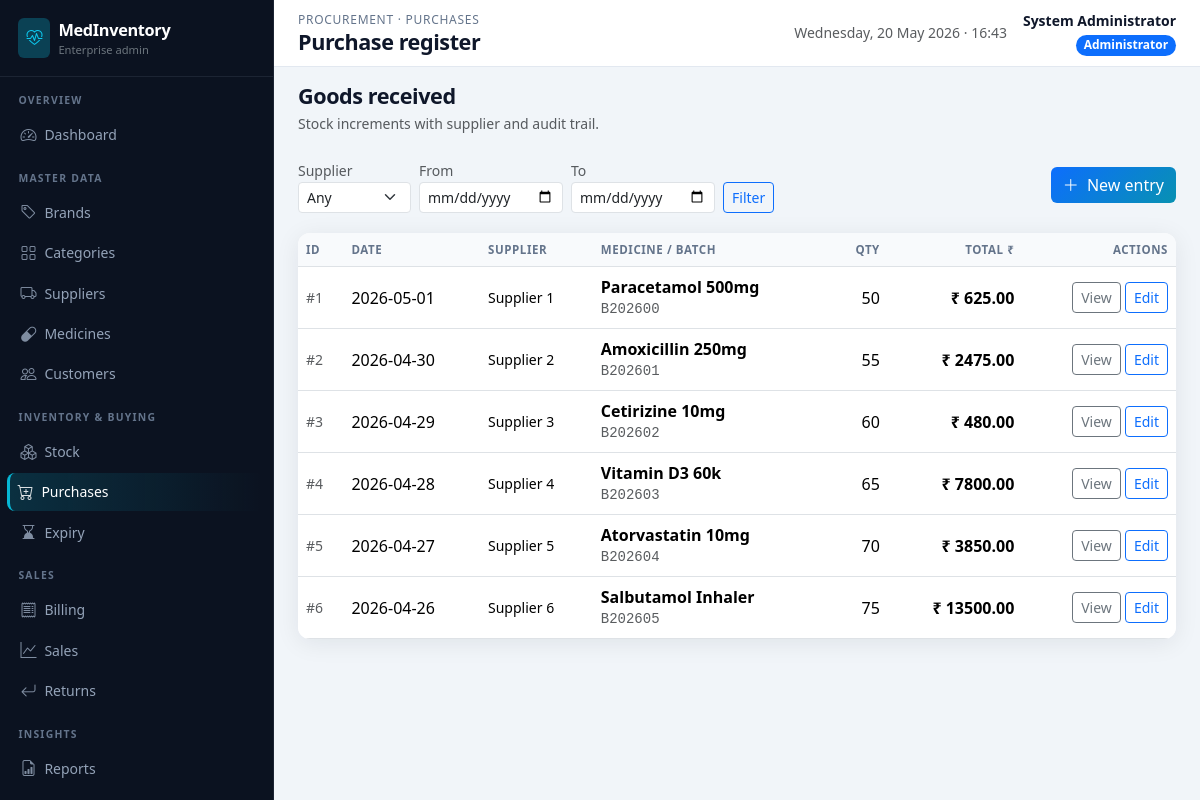
The page /admin/purchases (signed in) on the database its author committed.
### app/models.py (models this page shows, shortened)
class User(UserMixin, db.Model):
    __tablename__ = "users"
    id = db.Column(db.Integer, primary_key=True)
    username = db.Column(db.String(80), unique=True, nullable=False, index=True)
    password_hash = db.Column(db.String(256), nullable=False)
    full_name = db.Column(db.String(120), nullable=False)
    email = db.Column(db.String(120))
    phone = db.Column(db.String(32))
    role = db.Column(db.String(20), nullable=False, default="staff")  # admin | staff
    is_active = db.Column(db.Boolean, default=True)
    created_at = db.Column(db.DateTime, default=datetime.utcnow)
    bills = db.relationship("Bill", backref="staff", lazy="dynamic")
    returns = db.relationship("MedicineReturn", backref="staff", lazy="dynamic")

class Purchase(db.Model):
    __tablename__ = "purchases"
    id = db.Column(db.Integer, primary_key=True)
    supplier_id = db.Column(db.Integer, db.ForeignKey("suppliers.id"), nullable=False)
    medicine_id = db.Column(db.Integer, db.ForeignKey("medicines.id"), nullable=True)
    medicine_name = db.Column(db.String(160))
    batch_number = db.Column(db.String(80))
    quantity = db.Column(db.Integer, nullable=False)
    purchase_price = db.Column(db.Numeric(12, 2), nullable=False)
    purchase_date = db.Column(db.Date, nullable=False, index=True)
    total_amount = db.Column(db.Numeric(14, 2), nullable=False)

class Supplier(db.Model):
    __tablename__ = "suppliers"
    id = db.Column(db.Integer, primary_key=True)
    name = db.Column(db.String(120), nullable=False, index=True)
    contact_number = db.Column(db.String(32))
    email = db.Column(db.String(120))
    address = db.Column(db.Text)
    company_name = db.Column(db.String(160))
    medicines = db.relationship("Medicine", backref="supplier", lazy="dynamic")
    purchases = db.relationship("Purchase", backref="supplier", lazy="dynamic")

### app/admin_routes.py (the view)
@admin_bp.route("/purchases")
@login_required
@admin_required
def purchases():
    supplier_id = request.args.get("supplier_id", type=int)
    date_from = request.args.get("date_from")
    date_to = request.args.get("date_to")
    page = request.args.get("page", 1, type=int) or 1
    query = Purchase.query
    if supplier_id:
        query = query.filter_by(supplier_id=supplier_id)
    if date_from:
        query = query.filter(Purchase.purchase_date >= datetime.strptime(date_from, "%Y-%m-%d").date())
    if date_to:
        query = query.filter(Purchase.purchase_date <= datetime.strptime(date_to, "%Y-%m-%d").date())
    query = query.order_by(Purchase.purchase_date.desc())
    pagination = query.paginate(page=page, per_page=15, error_out=False)
    return render_template(
        "admin/purchases_list.html",
        purchases=pagination.items,
        pagination=pagination,
        suppliers=Supplier.query.order_by(Supplier.name).all(),
        medicines=Medicine.query.order_by(Medicine.name).all(),
        supplier_id=supplier_id,
        date_from=date_from,
        date_to=date_to,
    )

### app/utils.py (called while the page is built)
def admin_required(view):
    @wraps(view)
    def wrapped(*args, **kwargs):
        if not current_user.is_authenticated:
            flash("Please log in to continue.", "warning")
            return redirect(url_for("main.login", next=request.url))
        if current_user.role != "admin":
            flash("You do not have permission to access that page.", "danger")
            return redirect(url_for("staff.dashboard"))
        return view(*args, **kwargs)
    return wrapped

### app/templates/admin/purchases_list.html (shortened to what this page needs)
{% extends "admin/layout.html" %}
{% from "admin/_macros.html" import page_heading, pagination_nav with context %}
{% block breadcrumb %}Procurement · Purchases{% endblock %}
{% block page_title %}Purchase register{% endblock %}
{% block content %}
{{ page_heading("Goods received", "Stock increments with supplier and audit trail.") }}
<div class="page-action-bar">
  <form class="row g-2 align-items-end flex-grow-1" method="get">
    <div class="col-auto"><label class="small text-muted">Supplier</label><select class="form-select form-select-sm" name="supplier_id"><option value="">Any</option></select></div>
    <div class="col-auto"><label class="small text-muted">From</label><input type="date" class="form-control form-control-sm" name="date_from" value="{{ date_from or '' }}"></div>
    <div class="col-auto"><label class="small text-muted">To</label><input type="date" class="form-control form-control-sm" name="date_to" value="{{ date_to or '' }}"></div>
    <div class="col-auto"><button type="submit" class="btn btn-sm btn-outline-primary">Filter</button></div>
  </form>
  <a href="{{ url_for('admin.purchase_new') }}" class="btn btn-brand"><i class="bi bi-plus-lg me-1"></i> New entry</a>
</div>
<div class="card card-soft table-responsive">
  <table class="table table-hover align-middle mb-0">
    <thead><tr><th>ID</th><th>Date</th><th>Supplier</th><th>Medicine / Batch</th><th class="text-end">Qty</th><th class="text-end">Total ₹</th><th class="text-end">Actions</th></tr></thead>
    <tbody>
      {% for p in purchases %}
      <tr>
        <td class="small text-muted">#{{ p.id }}</td>
        <td>{{ p.purchase_date }}</td>
        <td class="small">{{ p.supplier.name }}</td>
        <td><div class="fw-semibold">{{ p.medicine_name }}</div><div class="small text-muted font-monospace">{{ p.batch_number }}</div></td>
        <td class="text-end">{{ p.quantity }}</td>
        <td class="text-end fw-semibold">₹ {{ '%.2f'|format(p.total_amount|float) }}</td>
        <td class="text-end"><a href="{{ url_for('admin.purchase_detail', pid=p.id) }}" class="btn btn-sm btn-outline-secondary">View</a> <a href="{{ url_for('admin.purchase_edit', pid=p.id) }}" class="btn btn-sm btn-outline-primary">Edit</a></td>
      </tr>
      {% else %}
      <tr><td colspan="7"><div class="empty-state">No purchases. <a href="{{ url_for('admin.purchase_new') }}">Create entry</a>.</div></td></tr>
      {% endfor %}
    </tbody>
  </table>
</div>
{% endblock %}

### app/templates/admin/layout.html (shortened to what this page needs)
{% extends "base.html" %}
{% block body %}
<div class="admin-shell d-flex">
  <aside class="sidebar-admin no-print d-none d-lg-block">
    <div class="brand-block">
      <div class="d-flex align-items-center gap-2 text-white">
        <span class="rounded-2 bg-info bg-opacity-25 d-flex p-2"><i class="bi bi-heart-pulse text-info"></i></span>
        <div>
          <div class="product-name fw-bold">MedInventory</div>
          <div class="small text-secondary" style="font-size:0.7rem;">Enterprise admin</div>
        </div>
      </div>
    </div>
    <nav class="nav flex-column pb-4">
      <div class="nav-section-label">Overview</div>
      <a class="nav-link {% if request.endpoint == 'admin.dashboard' %}active{% endif %}" href="{{ url_for('admin.dashboard') }}"><i class="bi bi-speedometer2"></i> Dashboard</a>
      <div class="nav-section-label">Master data</div>
      <a class="nav-link {% if request.endpoint in ['admin.brands','admin.brand_detail','admin.brand_new','admin.brand_edit'] %}active{% endif %}" href="{{ url_for('admin.brands') }}"><i class="bi bi-tag"></i> Brands</a>
      <a class="nav-link " href="{{ url_for('admin.categories') }}"><i class="bi bi-grid"></i> Categories</a>
      <a class="nav-link {% if request.endpoint in ['admin.suppliers','admin.supplier_detail','admin.supplier_new','admin.supplier_edit'] %}active{% endif %}" href="{{ url_for('admin.suppliers') }}"><i class="bi bi-truck"></i> Suppliers</a>
      <a class="nav-link " href="{{ url_for('admin.medicines') }}"><i class="bi bi-capsule"></i> Medicines</a>
      <a class="nav-link " href="{{ url_for('admin.customers') }}"><i class="bi bi-people"></i> Customers</a>
      <div class="nav-section-label">Inventory &amp; buying</div>
      <a class="nav-link {% if 'stock' in (request.endpoint or '') %}active{% endif %}" href="{{ url_for('admin.stock_index') }}"><i class="bi bi-boxes"></i> Stock</a>
      <a class="nav-link {% if request.endpoint in ['admin.purchases','admin.purchase_detail','admin.purchase_new','admin.purchase_edit'] %}active{% endif %}" href="{{ url_for('admin.purchases') }}"><i class="bi bi-cart-plus"></i> Purchases</a>
      <a class="nav-link {% if request.endpoint == 'admin.expiry_index' %}active{% endif %}" href="{{ url_for('admin.expiry_index') }}"><i class="bi bi-hourglass-bottom"></i> Expiry</a>
      <div class="nav-section-label">Sales</div>
      <a class="nav-link {% if 'billing' in (request.endpoint or '') %}active{% endif %}" href="{{ url_for('admin.billing_list') }}"><i class="bi bi-receipt"></i> Billing</a>
      <a class="nav-link {% if request.endpoint in ['admin.sales','admin.sales_medicine_wise','admin.sales_daily','admin.sales_monthly'] %}active{% endif %}" href="{{ url_for('admin.sales') }}"><i class="bi bi-graph-up"></i> Sales</a>
      <a class="nav-link {% if 'returns' in (request.endpoint or '') %}active{% endif %}" href="{{ url_for('admin.returns_list') }}"><i class="bi bi-arrow-return-left"></i> Returns</a>
      <div class="nav-section-label">Insights</div>
      <a class="nav-link" href="{{ url_for('admin.reports', name='stock') }}"><i class="bi bi-file-earmark-bar-graph"></i> Reports</a>
      <a class="nav-link {% if request.endpoint == 'admin.analytics' %}active{% endif %}" href="{{ url_for('admin.analytics') }}"> Analytics</a>
    </nav>
  </aside>
  <div class="main-with-sidebar flex-grow-1">
    <header class="topbar d-flex flex-wrap justify-content-between align-items-center gap-2 no-print">
      <div class="d-flex align-items-center gap-2">
        <div>
          <div class="admin-breadcrumb">{% block breadcrumb %}Administration{% endblock %}</div>
          <h1 class="admin-page-title mb-0">{% block page_title %}Console{% endblock %}</h1>
        </div>
      </div>
      <div class="d-flex align-items-center gap-3 text-end">
        <div class="d-none d-md-block small text-muted">{{ moment or '' }}</div>
        <div>
          <div class="fw-semibold small">{{ current_user.full_name }}</div>
          <span class="badge text-bg-primary rounded-pill">Administrator</span>
        </div>
      </div>
    </header>
    <main class="p-4 pt-3">
      {% block content %}{% endblock %}
    </main>
  </div>
</div>
{% endblock %}

### app/static/css/app.css (style rules this page uses)
:root { --mi-primary: #0d6efd; --mi-sidebar: #0b1220; --mi-sidebar-border: rgba(148, 163, 184, 0.12); --mi-sidebar-hover: #151f32; --mi-accent: #06b6d4; --mi-card-shadow: 0 4px 24px rgba(15, 23, 42, 0.08); --mi-topbar-h: 64px; }
body { font-family: "Segoe UI", system-ui, -apple-system, Roboto, "Helvetica Neue", sans-serif; background: #f1f5f9; color: #0f172a; }
.card-soft { border: none; box-shadow: var(--mi-card-shadow); border-radius: 12px; background: #fff; }
.sidebar-admin { min-height: 100vh; background: var(--mi-sidebar); color: #e2e8f0; width: 274px; position: fixed; left: 0; top: 0; z-index: 1040; padding: 0; overflow-y: auto; border-right: 1px solid var(--mi-sidebar-border); }
.sidebar-admin .brand-block { padding: 1.1rem 1.15rem; border-bottom: 1px solid var(--mi-sidebar-border); }
.sidebar-admin .brand-block .product-name { font-size: 1.02rem; letter-spacing: -0.02em; }
.sidebar-admin .nav-section-label { font-size: 0.65rem; text-transform: uppercase; letter-spacing: 0.12em; color: #64748b; padding: 1rem 1.15rem 0.35rem; font-weight: 600; }
.sidebar-admin a.nav-link { color: #94a3b8; border-radius: 8px; margin: 1px 10px; padding: 0.45rem 0.65rem; font-size: 0.875rem; display: flex; align-items: center; gap: 0.5rem; }
.sidebar-admin a.nav-link i { font-size: 1rem; opacity: 0.85; }
.sidebar-admin a.nav-link.active { background: linear-gradient(90deg, rgba(6, 182, 212, 0.18), transparent); color: #fff; border-left: 3px solid var(--mi-accent); margin-left: 7px; padding-left: calc(0.65rem - 3px); }
.main-with-sidebar { margin-left: 274px; min-height: 100vh; }
.admin-shell { min-height: 100vh; }
.topbar { background: #fff; border-bottom: 1px solid #e2e8f0; min-height: var(--mi-topbar-h); padding: 0.65rem 1.5rem; position: sticky; top: 0; z-index: 1020; }
.admin-page-title { font-size: 1.35rem; font-weight: 700; letter-spacing: -0.02em; color: #0f172a; }
.admin-breadcrumb { font-size: 0.75rem; color: #64748b; text-transform: uppercase; letter-spacing: 0.06em; }
.table thead th { font-size: 0.72rem; text-transform: uppercase; letter-spacing: 0.05em; color: #64748b; font-weight: 600; border-bottom-width: 1px; background: #f8fafc; white-space: nowrap; }
.table tbody td { vertical-align: middle; }
.btn-brand { background: linear-gradient(135deg, #0d6efd, #0891b2); border: none; color: #fff; }
.page-action-bar { display: flex; flex-wrap: wrap; gap: 0.5rem; align-items: center; justify-content: space-between; margin-bottom: 1.25rem; }

### rows shown on the page
User: full_name "System Administrator"
Purchase: id "1", purchase_date "2026-05-01", supplier.name "Supplier 1", medicine_name "Paracetamol 500mg", batch_number "B202600", quantity "50", total_amount "625.00"
Purchase: id "2", purchase_date "2026-04-30", supplier.name "Supplier 2", medicine_name "Amoxicillin 250mg", batch_number "B202601", quantity "55", total_amount "2475.00"
Purchase: id "3", purchase_date "2026-04-29", supplier.name "Supplier 3", medicine_name "Cetirizine 10mg", batch_number "B202602", quantity "60", total_amount "480.00"
Purchase: id "4", purchase_date "2026-04-28", supplier.name "Supplier 4", medicine_name "Vitamin D3 60k", batch_number "B202603", quantity "65", total_amount "7800.00"
Purchase: id "5", purchase_date "2026-04-27", supplier.name "Supplier 5", medicine_name "Atorvastatin 10mg", batch_number "B202604", quantity "70", total_amount "3850.00"
Purchase: id "6", purchase_date "2026-04-26", supplier.name "Supplier 6", medicine_name "Salbutamol Inhaler", batch_number "B202605", quantity "75", total_amount "13500.00"

### other values the page prints
{{ title }} "Goods received"
{{ subtitle }} "Stock increments with supplier and audit trail."
